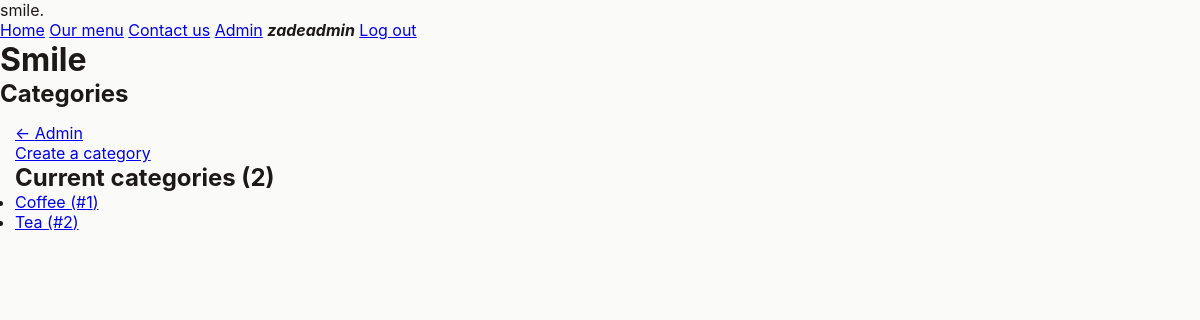
The page /admin/categories (signed in) on the database as committed earlier.
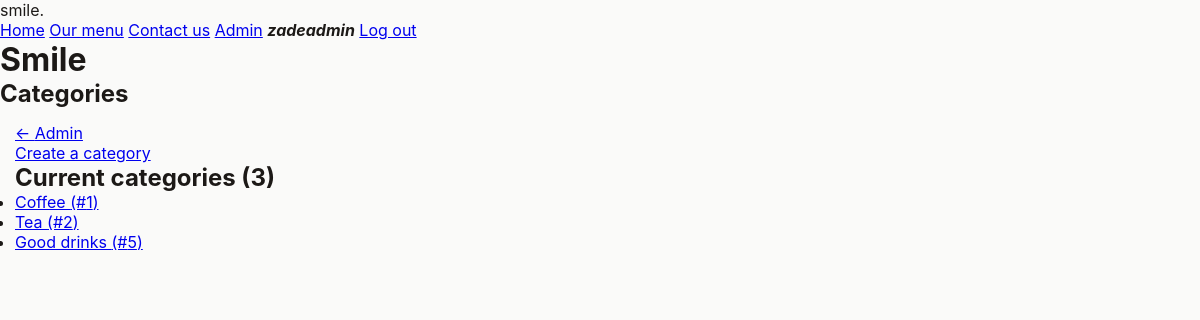
The same page on the database as committed later.
### tables this page shows
CREATE TABLE "Categories" (
	"id"	INTEGER NOT NULL UNIQUE,
	"name"	TEXT NOT NULL,
	PRIMARY KEY("id" AUTOINCREMENT)
);

### server.py (the view)
@server.route("/admin/categories", methods=["GET"])
@admin_only
def handle_admin_categories():
    with get_db() as (connection, cursor):
        cursor.execute("SELECT id, name FROM Categories")
        categories = cursor.fetchall()
        return render_template("pages/admin/categories.jinja", user=g.user, categories=categories)

### server.py (called while the page is built)
def db_dict_factory(cursor, row):
    d = {}
    for idx, col in enumerate(cursor.description):
        d[col[0]] = row[idx]
    return d

@contextmanager
def get_db(*args, **kwds):
    db_connection = sqlite3.connect("smile.sqlite")
    db_connection.row_factory = db_dict_factory
    db_cursor = db_connection.cursor()
    try:
        yield (db_connection, db_cursor)
    finally:
        db_connection.close()

def get_user():
    if ("username" in session) and ("display_name" in session):
        username = session["username"]
        display_name = session["display_name"]
        admin = session["admin"]
        if username is None or display_name is None or admin is None:
            return False
        return {
            "username": username,
            "display_name": display_name,
            "admin": admin
        }
    return False

def admin_only(func):
    @wraps(func)
    def wrapper(*args, **kwargs):
        if not g.user:
            return redirect(f"/auth?m=You+are+not+logged+in")
        if (g.user["admin"] != True):
            return redirect("/?m=You+are+not+an+admin")
        return func(*args, **kwargs)
    return wrapper

### templates/pages/admin/categories.jinja
{% extends "base.jinja" %}
{% set title = "Admin - Categories" %}
{% block pageheading %}
    Categories
{% endblock pageheading %}
{% block main %}
    <div class="breadcrumbs">
        <a href="{{ url_for('handle_admin')}}" class="back-link">Admin</a>
    </div>
    <a href="{{ url_for('handle_admin_create_category')}}">Create a category</a>
    <section>
        <h2>Current categories ({{ categories|length }})</h2>
        <ul>
            {% for category in categories %}
                <li>
                    <a href="{{ url_for('handle_admin_category_info', category_id=category.id)}}">{{ category.name }} (#{{ category.id }})</a>
                </li>
            {% endfor %}
        </ul>
    </section>
{% endblock main %}

Rows that differ between the two databases and show on the page:
added Categories: name "Good drinks", id "5"
Other text that changed with them:
{{ categories|length }}: "2" → "3"
